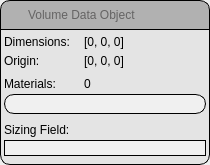
<?xml version="1.0" encoding="UTF-8"?>
<ui version="4.0">
 <class>VolumeDataWidget</class>
 <widget class="QWidget" name="VolumeDataWidget">
  <property name="geometry">
   <rect>
    <x>0</x>
    <y>0</y>
    <width>210</width>
    <height>165</height>
   </rect>
  </property>
  <property name="sizePolicy">
   <sizepolicy hsizetype="Preferred" vsizetype="Preferred">
    <horstretch>0</horstretch>
    <verstretch>0</verstretch>
   </sizepolicy>
  </property>
  <property name="maximumSize">
   <size>
    <width>16777215</width>
    <height>16777215</height>
   </size>
  </property>
  <property name="focusPolicy">
   <enum>Qt::NoFocus</enum>
  </property>
  <property name="windowTitle">
   <string>Volume Data Object</string>
  </property>
  <property name="styleSheet">
   <string notr="true">background: none; border: none;</string>
  </property>
  <layout class="QVBoxLayout" name="verticalLayout">
   <property name="spacing">
    <number>0</number>
   </property>
   <property name="margin">
    <number>0</number>
   </property>
   <item>
    <widget class="QWidget" name="headerWidget" native="true">
     <property name="minimumSize">
      <size>
       <width>0</width>
       <height>30</height>
      </size>
     </property>
     <property name="maximumSize">
      <size>
       <width>16777215</width>
       <height>30</height>
      </size>
     </property>
     <property name="palette">
      <palette>
       <active>
        <colorrole role="WindowText">
         <brush brushstyle="SolidPattern">
          <color alpha="255">
           <red>27</red>
           <green>25</green>
           <blue>24</blue>
          </color>
         </brush>
        </colorrole>
        <colorrole role="Button">
         <brush brushstyle="SolidPattern">
          <color alpha="255">
           <red>177</red>
           <green>177</green>
           <blue>177</blue>
          </color>
         </brush>
        </colorrole>
        <colorrole role="Text">
         <brush brushstyle="SolidPattern">
          <color alpha="255">
           <red>24</red>
           <green>22</green>
           <blue>21</blue>
          </color>
         </brush>
        </colorrole>
        <colorrole role="Base">
         <brush brushstyle="SolidPattern">
          <color alpha="255">
           <red>177</red>
           <green>177</green>
           <blue>177</blue>
          </color>
         </brush>
        </colorrole>
        <colorrole role="Window">
         <brush brushstyle="SolidPattern">
          <color alpha="255">
           <red>177</red>
           <green>177</green>
           <blue>177</blue>
          </color>
         </brush>
        </colorrole>
       </active>
       <inactive>
        <colorrole role="WindowText">
         <brush brushstyle="SolidPattern">
          <color alpha="255">
           <red>27</red>
           <green>25</green>
           <blue>24</blue>
          </color>
         </brush>
        </colorrole>
        <colorrole role="Button">
         <brush brushstyle="SolidPattern">
          <color alpha="255">
           <red>177</red>
           <green>177</green>
           <blue>177</blue>
          </color>
         </brush>
        </colorrole>
        <colorrole role="Text">
         <brush brushstyle="SolidPattern">
          <color alpha="255">
           <red>24</red>
           <green>22</green>
           <blue>21</blue>
          </color>
         </brush>
        </colorrole>
        <colorrole role="Base">
         <brush brushstyle="SolidPattern">
          <color alpha="255">
           <red>177</red>
           <green>177</green>
           <blue>177</blue>
          </color>
         </brush>
        </colorrole>
        <colorrole role="Window">
         <brush brushstyle="SolidPattern">
          <color alpha="255">
           <red>177</red>
           <green>177</green>
           <blue>177</blue>
          </color>
         </brush>
        </colorrole>
       </inactive>
       <disabled>
        <colorrole role="WindowText">
         <brush brushstyle="SolidPattern">
          <color alpha="255">
           <red>0</red>
           <green>0</green>
           <blue>0</blue>
          </color>
         </brush>
        </colorrole>
        <colorrole role="Button">
         <brush brushstyle="SolidPattern">
          <color alpha="255">
           <red>177</red>
           <green>177</green>
           <blue>177</blue>
          </color>
         </brush>
        </colorrole>
        <colorrole role="Text">
         <brush brushstyle="SolidPattern">
          <color alpha="255">
           <red>0</red>
           <green>0</green>
           <blue>0</blue>
          </color>
         </brush>
        </colorrole>
        <colorrole role="Base">
         <brush brushstyle="SolidPattern">
          <color alpha="255">
           <red>177</red>
           <green>177</green>
           <blue>177</blue>
          </color>
         </brush>
        </colorrole>
        <colorrole role="Window">
         <brush brushstyle="SolidPattern">
          <color alpha="255">
           <red>177</red>
           <green>177</green>
           <blue>177</blue>
          </color>
         </brush>
        </colorrole>
       </disabled>
      </palette>
     </property>
     <property name="styleSheet">
      <string notr="true">QWidget { background-color: rgb(177, 177, 177); 
  		   	 	  border: 1px solid black;
			      border-top-left-radius: 10px;
			      border-top-right-radius: 10px;

}


</string>
     </property>
     <layout class="QHBoxLayout" name="horizontalLayout">
      <property name="spacing">
       <number>0</number>
      </property>
      <property name="leftMargin">
       <number>1</number>
      </property>
      <property name="topMargin">
       <number>0</number>
      </property>
      <property name="rightMargin">
       <number>0</number>
      </property>
      <property name="bottomMargin">
       <number>0</number>
      </property>
      <item>
       <widget class="QToolButton" name="detailViewButton">
        <property name="minimumSize">
         <size>
          <width>25</width>
          <height>25</height>
         </size>
        </property>
        <property name="maximumSize">
         <size>
          <width>25</width>
          <height>16777215</height>
         </size>
        </property>
        <property name="styleSheet">
         <string notr="true">border: none;</string>
        </property>
        <property name="text">
         <string/>
        </property>
        <property name="icon">
         <iconset resource="../../Resources/QtResources.qrc">
          <normaloff>:/icons/Icons/More1.png</normaloff>
          <normalon>:/icons/Icons/Less1.png</normalon>:/icons/Icons/More1.png</iconset>
        </property>
        <property name="checkable">
         <bool>true</bool>
        </property>
       </widget>
      </item>
      <item>
       <widget class="QLineEdit" name="dataLabel">
        <property name="enabled">
         <bool>false</bool>
        </property>
        <property name="minimumSize">
         <size>
          <width>0</width>
          <height>19</height>
         </size>
        </property>
        <property name="maximumSize">
         <size>
          <width>16777215</width>
          <height>19</height>
         </size>
        </property>
        <property name="palette">
         <palette>
          <active>
           <colorrole role="WindowText">
            <brush brushstyle="SolidPattern">
             <color alpha="255">
              <red>27</red>
              <green>25</green>
              <blue>24</blue>
             </color>
            </brush>
           </colorrole>
           <colorrole role="Button">
            <brush brushstyle="SolidPattern">
             <color alpha="255">
              <red>177</red>
              <green>177</green>
              <blue>177</blue>
             </color>
            </brush>
           </colorrole>
           <colorrole role="Text">
            <brush brushstyle="SolidPattern">
             <color alpha="255">
              <red>24</red>
              <green>22</green>
              <blue>21</blue>
             </color>
            </brush>
           </colorrole>
           <colorrole role="Base">
            <brush brushstyle="SolidPattern">
             <color alpha="255">
              <red>177</red>
              <green>177</green>
              <blue>177</blue>
             </color>
            </brush>
           </colorrole>
           <colorrole role="Window">
            <brush brushstyle="SolidPattern">
             <color alpha="255">
              <red>177</red>
              <green>177</green>
              <blue>177</blue>
             </color>
            </brush>
           </colorrole>
          </active>
          <inactive>
           <colorrole role="WindowText">
            <brush brushstyle="SolidPattern">
             <color alpha="255">
              <red>27</red>
              <green>25</green>
              <blue>24</blue>
             </color>
            </brush>
           </colorrole>
           <colorrole role="Button">
            <brush brushstyle="SolidPattern">
             <color alpha="255">
              <red>177</red>
              <green>177</green>
              <blue>177</blue>
             </color>
            </brush>
           </colorrole>
           <colorrole role="Text">
            <brush brushstyle="SolidPattern">
             <color alpha="255">
              <red>24</red>
              <green>22</green>
              <blue>21</blue>
             </color>
            </brush>
           </colorrole>
           <colorrole role="Base">
            <brush brushstyle="SolidPattern">
             <color alpha="255">
              <red>177</red>
              <green>177</green>
              <blue>177</blue>
             </color>
            </brush>
           </colorrole>
           <colorrole role="Window">
            <brush brushstyle="SolidPattern">
             <color alpha="255">
              <red>177</red>
              <green>177</green>
              <blue>177</blue>
             </color>
            </brush>
           </colorrole>
          </inactive>
          <disabled>
           <colorrole role="WindowText">
            <brush brushstyle="SolidPattern">
             <color alpha="255">
              <red>0</red>
              <green>0</green>
              <blue>0</blue>
             </color>
            </brush>
           </colorrole>
           <colorrole role="Button">
            <brush brushstyle="SolidPattern">
             <color alpha="255">
              <red>177</red>
              <green>177</green>
              <blue>177</blue>
             </color>
            </brush>
           </colorrole>
           <colorrole role="Text">
            <brush brushstyle="SolidPattern">
             <color alpha="255">
              <red>0</red>
              <green>0</green>
              <blue>0</blue>
             </color>
            </brush>
           </colorrole>
           <colorrole role="Base">
            <brush brushstyle="SolidPattern">
             <color alpha="255">
              <red>177</red>
              <green>177</green>
              <blue>177</blue>
             </color>
            </brush>
           </colorrole>
           <colorrole role="Window">
            <brush brushstyle="SolidPattern">
             <color alpha="255">
              <red>177</red>
              <green>177</green>
              <blue>177</blue>
             </color>
            </brush>
           </colorrole>
          </disabled>
         </palette>
        </property>
        <property name="styleSheet">
         <string notr="true">border: none;
</string>
        </property>
        <property name="readOnly">
         <bool>false</bool>
        </property>
        <property name="placeholderText">
         <string>Volume Data Object</string>
        </property>
       </widget>
      </item>
      <item>
       <widget class="QWidget" name="iconWidget" native="true">
        <property name="minimumSize">
         <size>
          <width>30</width>
          <height>30</height>
         </size>
        </property>
        <property name="maximumSize">
         <size>
          <width>30</width>
          <height>30</height>
         </size>
        </property>
        <property name="styleSheet">
         <string notr="true"> QWidget { background-color:rgba(255, 255, 255, 0); background-image: url(:/icons/Icons/volume.png); border: none; }
</string>
        </property>
       </widget>
      </item>
     </layout>
    </widget>
   </item>
   <item>
    <widget class="QWidget" name="infoWidget" native="true">
     <property name="sizePolicy">
      <sizepolicy hsizetype="Preferred" vsizetype="Preferred">
       <horstretch>0</horstretch>
       <verstretch>0</verstretch>
      </sizepolicy>
     </property>
     <property name="minimumSize">
      <size>
       <width>0</width>
       <height>0</height>
      </size>
     </property>
     <property name="maximumSize">
      <size>
       <width>16777215</width>
       <height>16777215</height>
      </size>
     </property>
     <property name="styleSheet">
      <string notr="true"> QWidget { background-color: rgb(228, 228, 228);
                  border: 1px solid black; 
		          border-top: none;
			      border-bottom-left-radius: 10px;
			      border-bottom-right-radius: 10px;
}


</string>
     </property>
     <layout class="QVBoxLayout" name="verticalLayout_2">
      <property name="spacing">
       <number>2</number>
      </property>
      <property name="margin">
       <number>4</number>
      </property>
      <item>
       <widget class="QWidget" name="dimensionsWidget" native="true">
        <property name="styleSheet">
         <string notr="true">border: none;</string>
        </property>
        <layout class="QHBoxLayout" name="horizontalLayout_2">
         <property name="spacing">
          <number>0</number>
         </property>
         <property name="margin">
          <number>0</number>
         </property>
         <item>
          <widget class="QLabel" name="dimensionsTitleLabel">
           <property name="minimumSize">
            <size>
             <width>80</width>
             <height>0</height>
            </size>
           </property>
           <property name="maximumSize">
            <size>
             <width>80</width>
             <height>16777215</height>
            </size>
           </property>
           <property name="text">
            <string>Dimensions:</string>
           </property>
          </widget>
         </item>
         <item>
          <widget class="QLabel" name="dimensionsValueLabel">
           <property name="text">
            <string>[0, 0, 0]</string>
           </property>
          </widget>
         </item>
        </layout>
       </widget>
      </item>
      <item>
       <widget class="QWidget" name="originWidget" native="true">
        <property name="minimumSize">
         <size>
          <width>80</width>
          <height>0</height>
         </size>
        </property>
        <property name="styleSheet">
         <string notr="true">border: none;</string>
        </property>
        <layout class="QHBoxLayout" name="horizontalLayout_3">
         <property name="spacing">
          <number>0</number>
         </property>
         <property name="margin">
          <number>0</number>
         </property>
         <item>
          <widget class="QLabel" name="originTitleLabel">
           <property name="minimumSize">
            <size>
             <width>80</width>
             <height>0</height>
            </size>
           </property>
           <property name="maximumSize">
            <size>
             <width>80</width>
             <height>16777215</height>
            </size>
           </property>
           <property name="text">
            <string>Origin:</string>
           </property>
          </widget>
         </item>
         <item>
          <widget class="QLabel" name="originValueLabel">
           <property name="text">
            <string>[0, 0, 0]</string>
           </property>
          </widget>
         </item>
        </layout>
       </widget>
      </item>
      <item>
       <spacer name="verticalSpacer_3">
        <property name="orientation">
         <enum>Qt::Vertical</enum>
        </property>
        <property name="sizeType">
         <enum>QSizePolicy::Fixed</enum>
        </property>
        <property name="sizeHint" stdset="0">
         <size>
          <width>20</width>
          <height>5</height>
         </size>
        </property>
       </spacer>
      </item>
      <item>
       <widget class="QWidget" name="materialsCountWidget" native="true">
        <property name="styleSheet">
         <string notr="true">border: none</string>
        </property>
        <layout class="QHBoxLayout" name="horizontalLayout_4">
         <property name="spacing">
          <number>0</number>
         </property>
         <property name="margin">
          <number>0</number>
         </property>
         <item>
          <widget class="QLabel" name="materialsCountTitleLabel">
           <property name="minimumSize">
            <size>
             <width>80</width>
             <height>0</height>
            </size>
           </property>
           <property name="maximumSize">
            <size>
             <width>80</width>
             <height>16777215</height>
            </size>
           </property>
           <property name="text">
            <string>Materials:</string>
           </property>
          </widget>
         </item>
         <item>
          <widget class="QLabel" name="materialsCountValueLabel">
           <property name="text">
            <string>0</string>
           </property>
          </widget>
         </item>
        </layout>
       </widget>
      </item>
      <item>
       <widget class="QWidget" name="materialsWidget" native="true">
        <property name="sizePolicy">
         <sizepolicy hsizetype="Preferred" vsizetype="Preferred">
          <horstretch>0</horstretch>
          <verstretch>0</verstretch>
         </sizepolicy>
        </property>
        <property name="minimumSize">
         <size>
          <width>0</width>
          <height>0</height>
         </size>
        </property>
        <property name="styleSheet">
         <string notr="true">border: none;</string>
        </property>
        <layout class="QVBoxLayout" name="verticalLayout_3">
         <property name="spacing">
          <number>0</number>
         </property>
         <property name="margin">
          <number>0</number>
         </property>
         <item>
          <widget class="MiniFieldWidget" name="dummyMaterial" native="true">
           <property name="minimumSize">
            <size>
             <width>0</width>
             <height>20</height>
            </size>
           </property>
           <property name="maximumSize">
            <size>
             <width>16777215</width>
             <height>20</height>
            </size>
           </property>
           <property name="styleSheet">
            <string notr="true">QWidget {
background-color: rgb(240, 240, 240);
border: 1px solid black; 
border-top: 1px solid black;
border-radius: 10px;
}
</string>
           </property>
          </widget>
         </item>
        </layout>
       </widget>
      </item>
      <item>
       <spacer name="verticalSpacer_2">
        <property name="orientation">
         <enum>Qt::Vertical</enum>
        </property>
        <property name="sizeType">
         <enum>QSizePolicy::Fixed</enum>
        </property>
        <property name="sizeHint" stdset="0">
         <size>
          <width>20</width>
          <height>5</height>
         </size>
        </property>
       </spacer>
      </item>
      <item>
       <widget class="QWidget" name="sizingFieldLabelWidget" native="true">
        <property name="styleSheet">
         <string notr="true">border: none;</string>
        </property>
        <layout class="QHBoxLayout" name="horizontalLayout_5">
         <property name="spacing">
          <number>0</number>
         </property>
         <property name="margin">
          <number>0</number>
         </property>
         <item>
          <widget class="QLabel" name="sizingFieldLabel">
           <property name="text">
            <string>Sizing Field:</string>
           </property>
          </widget>
         </item>
        </layout>
       </widget>
      </item>
      <item>
       <widget class="MiniFieldWidget" name="sizingFieldWidget" native="true">
        <property name="styleSheet">
         <string notr="true">QWidget {
background-color: rgb(240, 240, 240);
border: 1px solid black; 
border-top: 1px solid black;
border-radius: 10px;
}
</string>
        </property>
       </widget>
      </item>
      <item>
       <spacer name="verticalSpacer">
        <property name="orientation">
         <enum>Qt::Vertical</enum>
        </property>
        <property name="sizeType">
         <enum>QSizePolicy::Fixed</enum>
        </property>
        <property name="sizeHint" stdset="0">
         <size>
          <width>20</width>
          <height>5</height>
         </size>
        </property>
       </spacer>
      </item>
     </layout>
    </widget>
   </item>
  </layout>
 </widget>
 <customwidgets>
  <customwidget>
   <class>MiniFieldWidget</class>
   <extends>QWidget</extends>
   <header>DataWidgets/MiniFieldWidget.h</header>
   <container>1</container>
  </customwidget>
 </customwidgets>
 <resources>
  <include location="../../Resources/QtResources.qrc"/>
 </resources>
 <connections/>
</ui>
